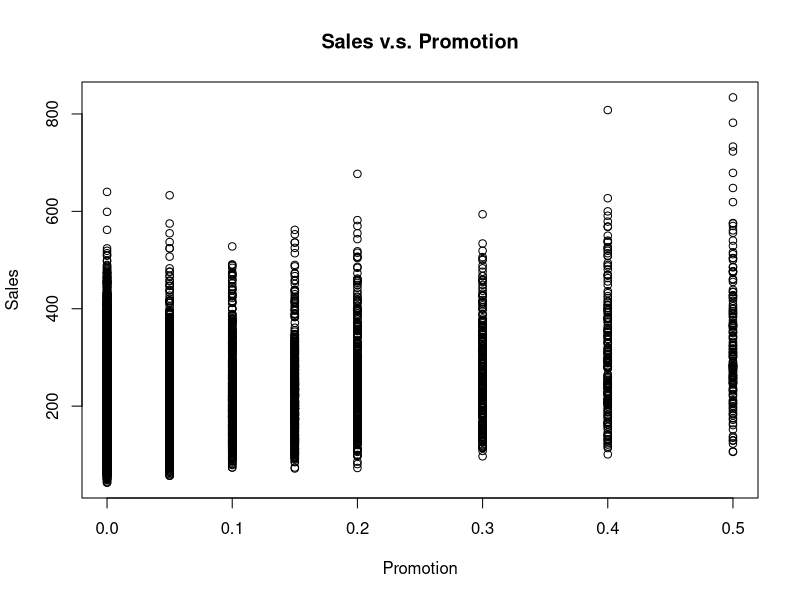
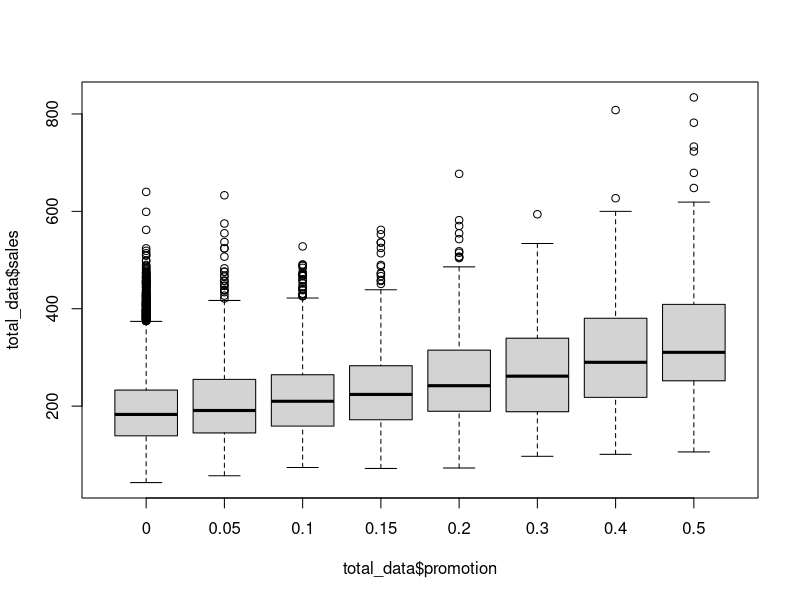
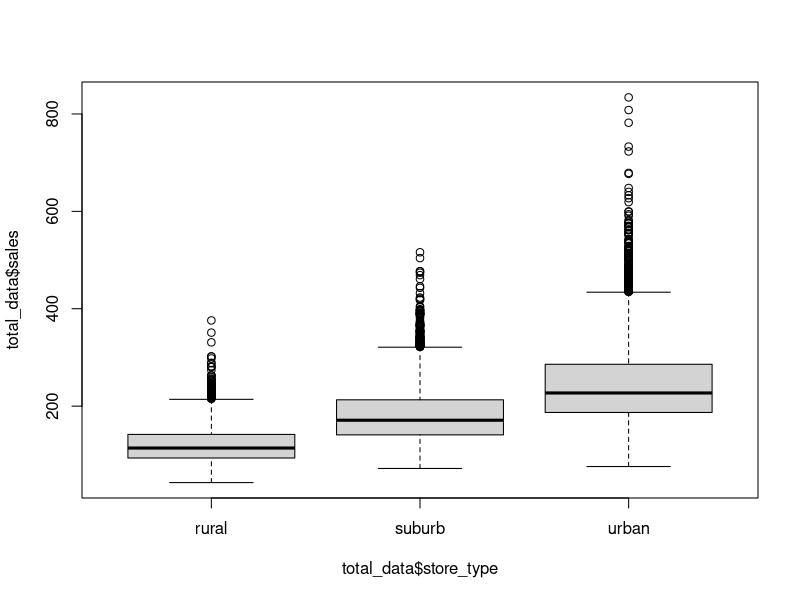
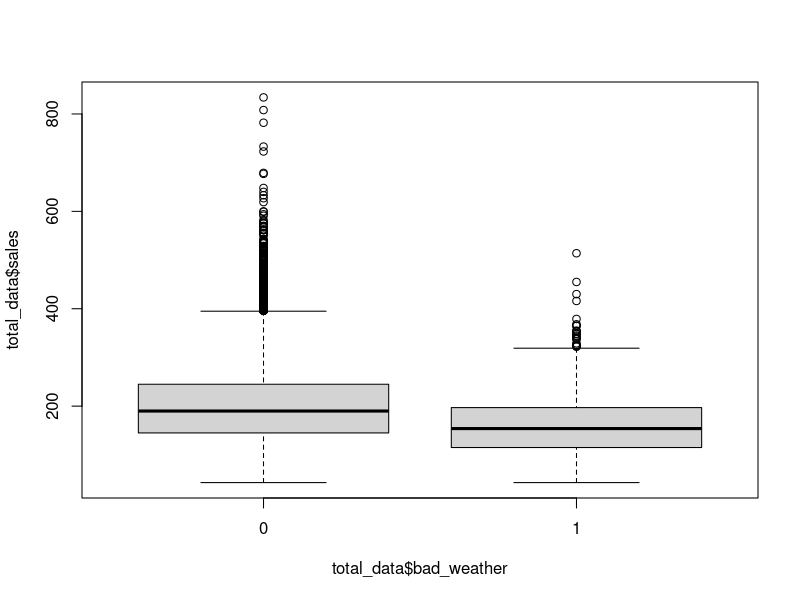
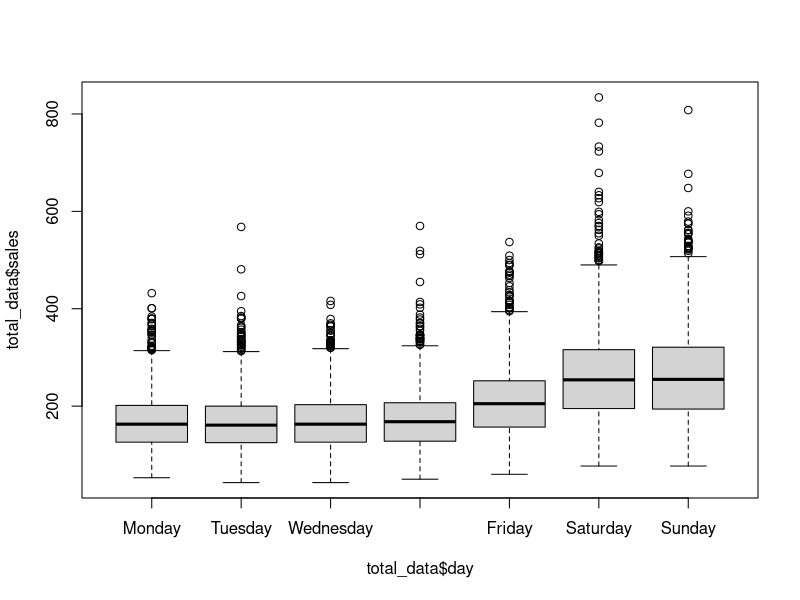
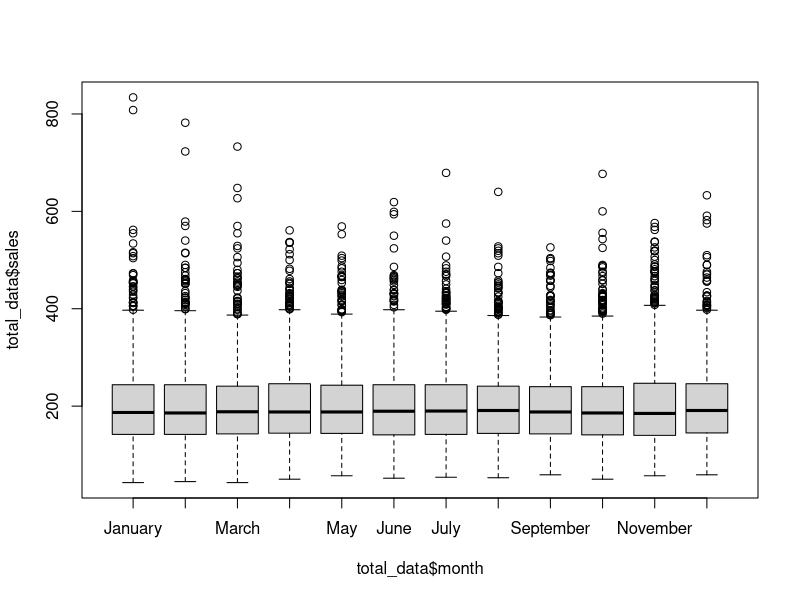
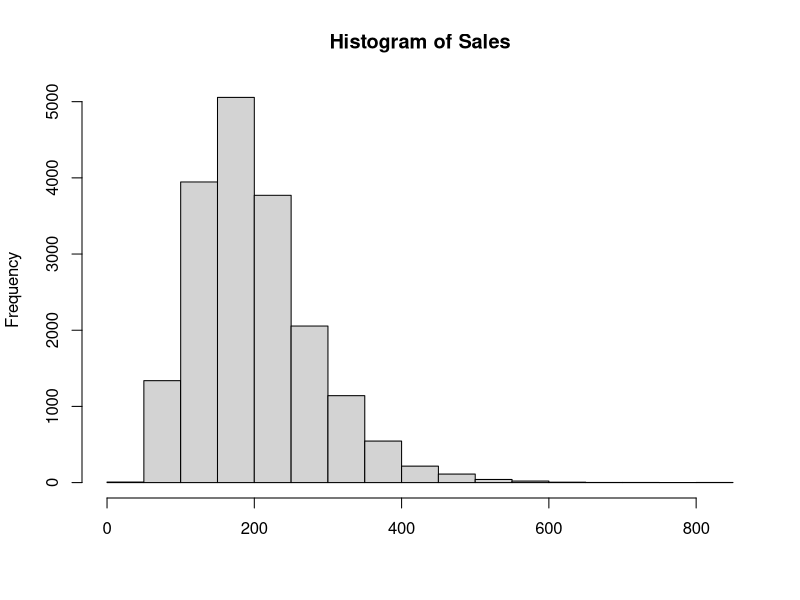
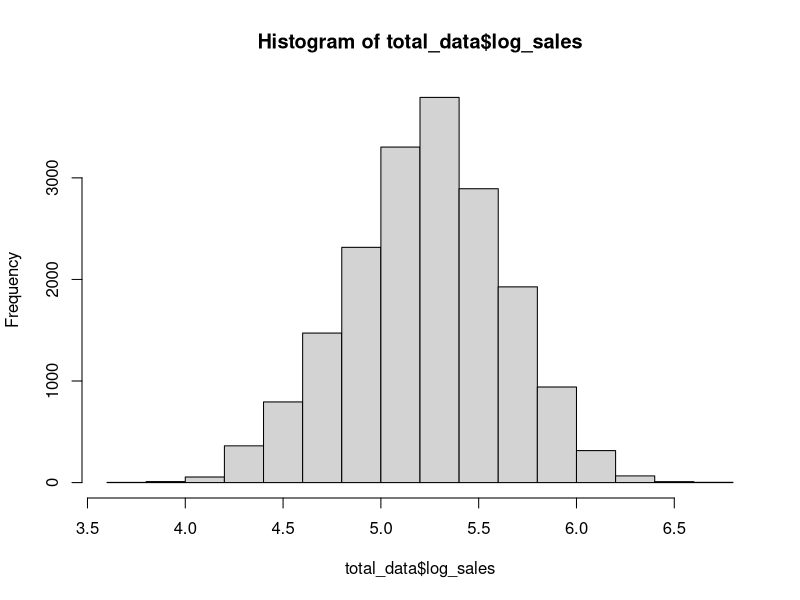

These charts were generated, in order, by the following R code:
## ---- chunk 1
total_data <- read.csv("./Bakery_sales_data.csv", header=T, stringsAsFactors=T)
str(total_data)
## ---- chunk 2
total_data$date <- as.Date(total_data$date, format="%m/%d/%Y")
str(total_data)
## ---- chunk 3
total_data$day <- factor(total_data$day, levels=c('Monday','Tuesday','Wednesday','Thursday','Friday','Saturday','Sunday'))
total_data$month <- factor(total_data$month, levels=c('January','February','March','April','May','June','July',
                                                      'August','September','October','November','December'))
total_data$store_type <- factor(total_data$store_type, levels=c('rural','suburb','urban'))
total_data$store_id <- factor(total_data$store_id)
## ---- chunk 4
# Exercise 1 code
# Scatterplot
plot(total_data$promotion, total_data$sales, ylab='Sales', xlab='Promotion',
     main='Sales v.s. Promotion')

# Boxplot
boxplot(total_data$sales~total_data$promotion)

# The boxplot is more informative


## ---- chunk 5
# Exercise 2 code
# Boxplot
boxplot(total_data$sales~total_data$store_type)

#Urban has the highest sales on average

## ---- chunk 6
# Exercise 3 code

# Sales v bad_weather
boxplot(total_data$sales~total_data$bad_weather)

# Sales v day
boxplot(total_data$sales~total_data$day)

# Sales v month
boxplot(total_data$sales~total_data$month)

## ---- chunk 7
# Exercise 4 code

hist(total_data$sales, main='Histogram of Sales', xlab='')

# Create log_sales variable
total_data$log_sales <- log(total_data$sales+1)

# Histogram of log price
hist(total_data$log_sales)

## ---- chunk 8
train_indices <- which(total_data$date<='2016-12-31') # We create 4 year training data and leave 1 year for test
train_data <- total_data[train_indices,]
test_data <- total_data[-train_indices,]
## ---- chunk 9
# Exercise 5 code
lm0 <- lm(log_sales~1, data=total_data)

lm_full <- lm(log_sales~store_type+bad_weather+promotion+day+month, data=total_data)

## ---- chunk 10

summary(lm_full)
summary(lm0)

lm_full$coefficients

round(abs(lm_full$coefficients[4]*100),3)

summary(lm0)$r.squared

round(abs(lm_full$coefficients[4]),3)

## ---- chunk 11
# Exercise 7 code
nrow(train_data)

# There are 14610 observations in the training data

lm_bwd <- step(lm_full, direction='backward', k=log(nrow(train_data)))


summary(lm_bwd)$r.squared

summary(lm_bwd)
summary(lm_full)

## ---- chunk 12
# prediction of lm0
lm0_pred <- exp(predict(lm0, newdata = test_data))-1

# prediction of lm_full
lm_full_pred <- exp(predict(lm_full, newdata = test_data))-1

# prediction of lm_bwd
lm_bwd_pred <- exp(predict(lm_bwd, newdata = test_data))-1

library(forecast)

# error of lm0
accuracy(lm0_pred, test_data$sales)

# error of lm_full
accuracy(lm_full_pred, test_data$sales)

# error of lm_bwd
accuracy(lm_bwd_pred, test_data$sales)


## ---- chunk 13
# Exercise 10
sample_time <- 1:60
plot(test_data$date[sample_time], test_data$sales[sample_time], xlab='', ylab='sales')

lines(test_data$date[sample_time], test_data$sales[sample_time])

lines(test_data$date[sample_time], lm_bwd_pred[sample_time], col='red')

lines(test_data$date[sample_time], lm0_pred[sample_time], col='blue')

## ---- chunk 14

## ---- chunk 15
# This is a customized function to evaluate the profit we will receive on the test data
profit <- function(pred, actual, loss, revenue){
  profit <- revenue-loss
  tmp <- sum(profit*pred[pred<actual])+sum((profit*actual-loss*(pred-actual))[actual<=pred])
  return(tmp)
}
